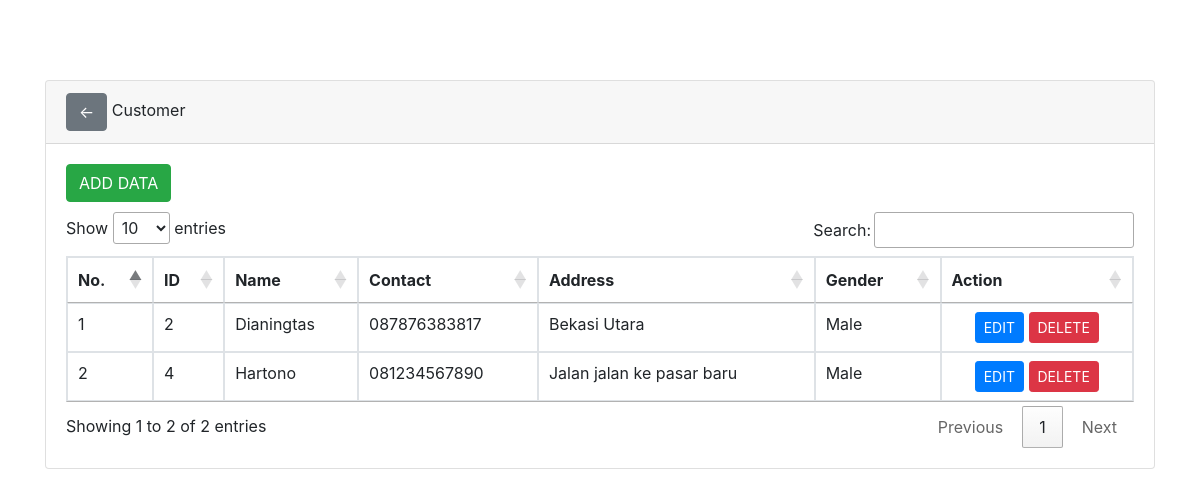
/customer/index.php, run on the app's committed database.
### tables this page shows
CREATE TABLE `customer` (
  `id` int NOT NULL AUTO_INCREMENT,
  `name` varchar(100) NOT NULL,
  `contact` varchar(14) DEFAULT NULL,
  `address` varchar(100) DEFAULT NULL,
  `gender` enum('Male','Female') DEFAULT NULL,
  PRIMARY KEY (`id`)
);

### customer/index.php (the view, shortened to what this page needs)
<!doctype html>
<html lang="en">
  <head>
    <link rel="stylesheet" href="https://stackpath.bootstrapcdn.com/bootstrap/4.4.1/css/bootstrap.min.css">
    <link rel="stylesheet" href="//cdn.datatables.net/1.10.20/css/jquery.dataTables.min.css">
  </head>
  <body>
    <div class="container" style="margin-top: 80px">
      <div class="row">
        <div class="col-md-12">
          <div class="card">
            <div class="card-header">
              <a href="../" class="btn btn-secondary">←</a>
              Customer
            </div>
            <div class="card-body">
              <a href="input-customer.php" class="btn btn-md btn-success" style="margin-bottom: 10px">ADD DATA</a>
              <table class="table table-bordered" id="myTable">
                <thead>
                  <tr>
                    <th scope="col">No.</th>
                    <th scope="col">ID</th>
                    <th scope="col">Name</th>
                    <th scope="col">Contact</th>
                    <th scope="col">Address</th>
                    <th scope="col">Gender</th>
                    <th scope="col">Action</th>
                  </tr>
                </thead>
                <tbody>
                  <?php
                      include('../config.php');
                      $no = 1;
                      $query = mysqli_query($connection,"SELECT * FROM customer");
                      while($row = mysqli_fetch_array($query)){
                  ?>
                  <tr>
                      <td><?php echo $no++ ?></td>
                      <td><?php echo $row['id'] ?></td>
                      <td><?php echo $row['name'] ?></td>
                      <td><?php echo $row['contact'] ?></td>
                      <td><?php echo $row['address'] ?></td>
                      <td><?php echo $row['gender'] ?></td>
                      <td class="text-center">
                        <a href="edit-customer.php?id=<?php echo $row['id'] ?>" class="btn btn-sm btn-primary">EDIT</a>
                        <a href="delete-customer.php?id=<?php echo $row['id'] ?>" class="btn btn-sm btn-danger">DELETE</a>
                      </td>
                  </tr>
                <?php } ?>
                </tbody>
              </table>
            </div>
          </div>
      </div>
    </div>
  </body>
</html>

### data on the page
customer: id "2", name "Dianingtas", contact "087876383817", address "Bekasi Utara", gender "Male"
customer: id "4", name "Hartono", contact "081234567890", address "Jalan jalan ke pasar baru", gender "Male"
